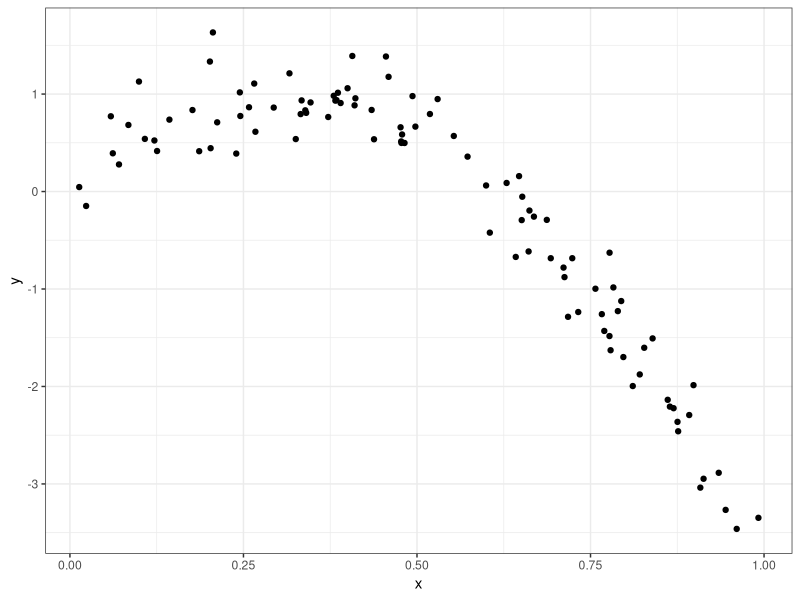
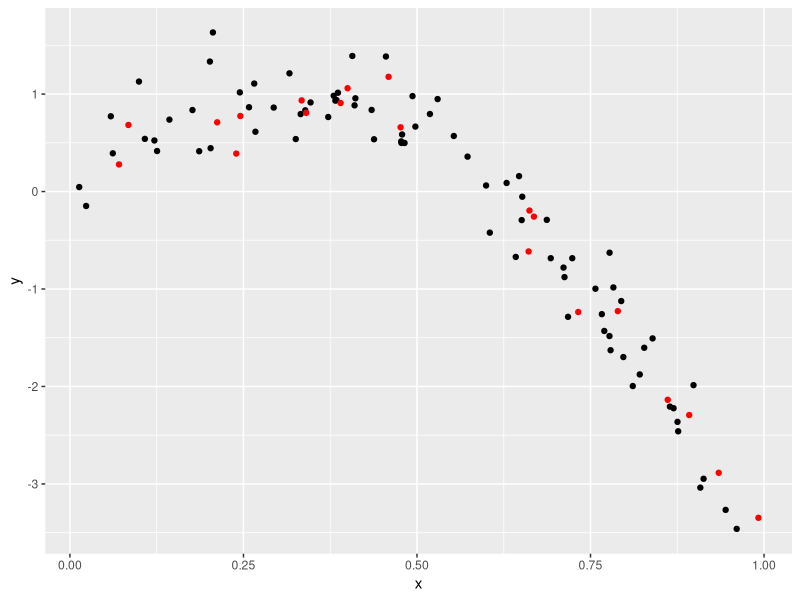

The R source for these figures, in order:
## ---- chunk 1
knitr::opts_chunk$set(echo = TRUE)
library(tidyverse)
library(modelr)
library(mgcv)

set.seed(1)
## ---- chunk 2
nonlin_df = 
  tibble(
    id = 1:100,
    x = runif(100, 0, 1),
    y = 1 - 10 * (x - .3) ^ 2 + rnorm(100, 0, .3)
  )

nonlin_df %>% 
  ggplot(aes(x = x, y = y)) + 
  geom_point() + theme_bw()

## ---- chunk 3
train_df = sample_n(nonlin_df, 80)
test_df = anti_join(nonlin_df, train_df, by = "id")

ggplot(train_df, aes(x = x, y = y)) + 
  geom_point() + 
  geom_point(data = test_df, color = "red")
